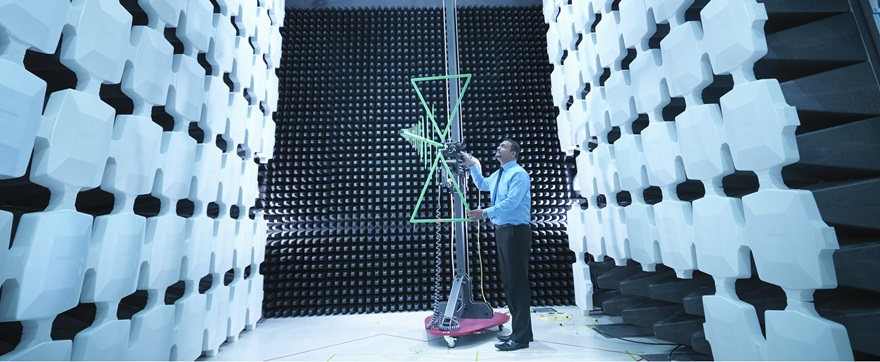
#> input picture ai.jpg, 880 x 362 px
$ jupyter execute fourier_transform.ipynb   (Python 2 division)   (text cells are left out)
#> lines starting #> are read from the running program, lines starting #| are printed output that depends on the picture; pictures that were not available may be replaced by others from this repository, and a replacement may not be noted
[cell 1]
import cv2
import numpy as np
import matplotlib.pyplot as plt

img = cv2.imread('ai.jpg', 0)
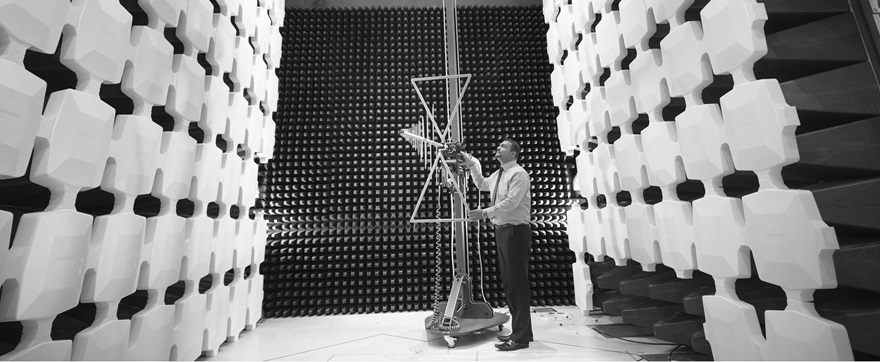
#> img: shape (362, 880); min 0, max 255, mean 129.5
f = np.fft.fft2(img)
fshift = np.fft.fftshift(f)
magnitude_direction = 20*np.log(np.abs(fshift))
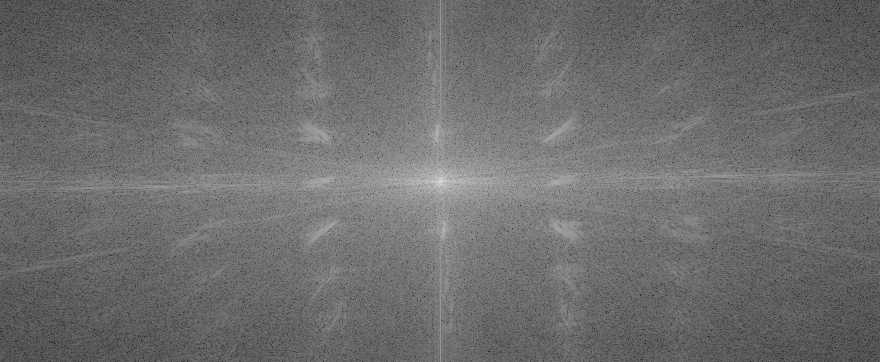
#> magnitude_direction: shape (362, 880) float64; min 35.28, max 350.7, mean 169.9; drawn with min black and max white
# print(magnitude_direction)
plt.subplot(121), plt.imshow(img, cmap='gray')
plt.title('Input Image'), plt.xticks([]), plt.yticks([])
plt.subplot(122), plt.imshow(magnitude_direction, cmap='gray')
plt.title('Output Image'), plt.xticks([]), plt.yticks([])
plt.show()
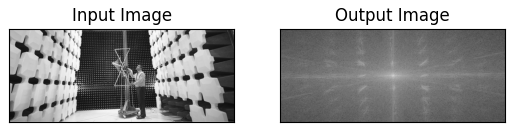
#> figure drawn by matplotlib, 2 panels

[cell 2]
rows, cols = img.shape
#> rows = 362; cols = 880
crow, ccol = rows/2, cols/2
#> crow = 181; ccol = 440
# fshift[crow-30:crow+30,ccol-30:ccol+30] = None
f_ishift = np.fft.ifftshift(fshift)
img_back = np.fft.ifft2(f_ishift)
img_back = np.abs(img_back)

plt.subplot(131), plt.imshow(img, cmap='gray')
plt.title('Input image'), plt.xticks([]), plt.yticks([])
plt.subplot(132), plt.imshow(img_back, cmap="gray")
plt.title('image after HPF'), plt.xticks([]), plt.yticks([])
plt.subplot(133), plt.imshow(img_back)
plt.title('Result in JET'), plt.xticks([]), plt.yticks([])
plt.show()
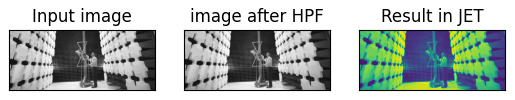
#> figure drawn by matplotlib, 3 panels

[cell 3]
import numpy as np
import cv2
import matplotlib.pyplot as plt

img = cv2.imread('download.jpeg', 0)
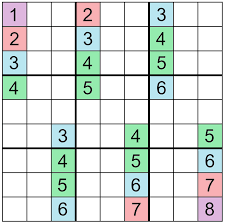
#> input picture download.png, 225 x 224 px, given in place of download.jpeg, which was not available
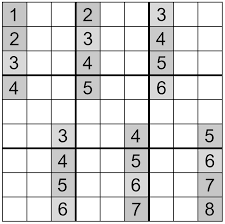
#> img: shape (224, 225); min 0, max 255, mean 219.3
dft = cv2.dft(np.float32(img), flags = cv2.DFT_COMPLEX_OUTPUT)
dft_shift = np.fft.fftshift(dft)

magnitude_spectrum = 20*np.log(cv2.magnitude(dft_shift[:, :, 0], dft_shift[:, :, 1]))
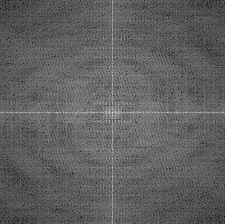
#> magnitude_spectrum: shape (224, 225) float32; min 55.39, max 324.4, mean 157; drawn with min black and max white

plt.subplot(121), plt.imshow(img, cmap='gray')
plt.title('Input Image'), plt.xticks([]), plt.yticks([])
plt.subplot(122), plt.imshow(magnitude_spectrum, cmap='gray')
plt.title('Magnitude Sepctrum'), plt.xticks([]), plt.yticks([])
plt.show()

[cell 4]
rows, cols = img.shape
#> rows = 224; cols = 225
crow,ccol = rows/2 , cols/2
#> crow = 112; ccol = 112

# create a mask first, center square is 1, remaining all zeros
mask = np.zeros((rows,cols,2),np.uint8)
mask[crow-30:crow+30, ccol-30:ccol+30] = 1

# apply mask and inverse DFT
fshift = dft_shift*mask
f_ishift = np.fft.ifftshift(fshift)
img_back = cv2.idft(f_ishift)
img_back = cv2.magnitude(img_back[:,:,0],img_back[:,:,1])
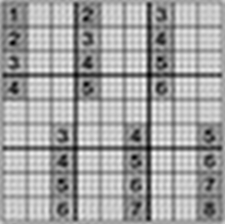
#> img_back: shape (224, 225) float32; min 3090243, max 15466951, mean 11054614; drawn with min black and max white

plt.subplot(121),plt.imshow(img, cmap = 'gray')
plt.title('Input Image'), plt.xticks([]), plt.yticks([])
plt.subplot(122),plt.imshow(img_back, cmap = 'gray')
plt.title('Magnitude Spectrum'), plt.xticks([]), plt.yticks([])
plt.show()
